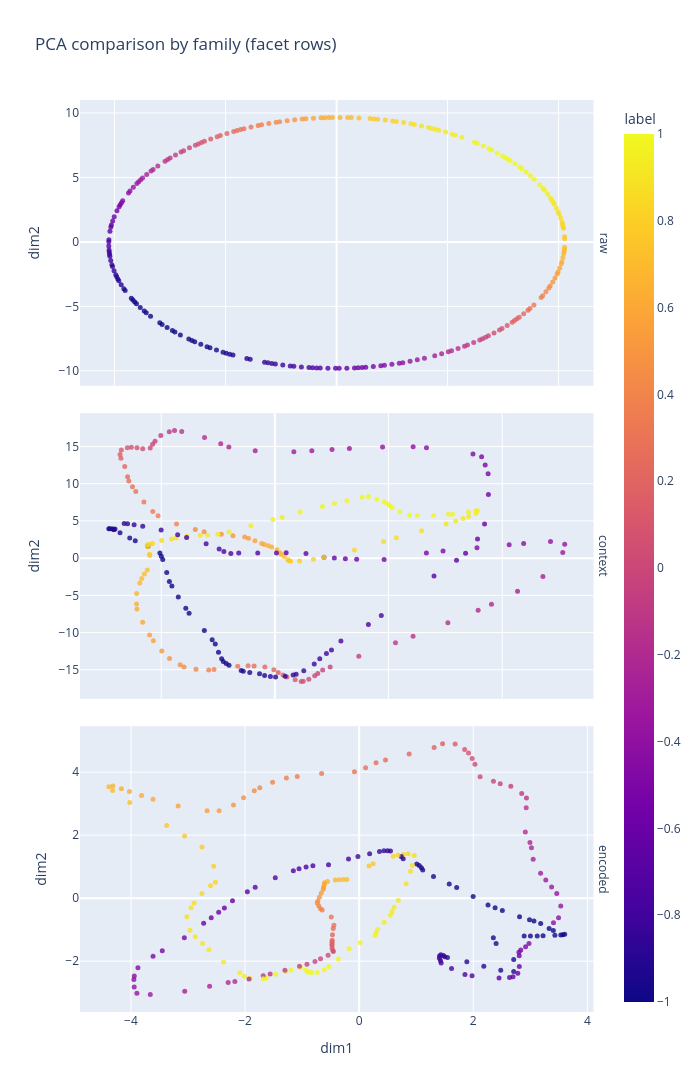
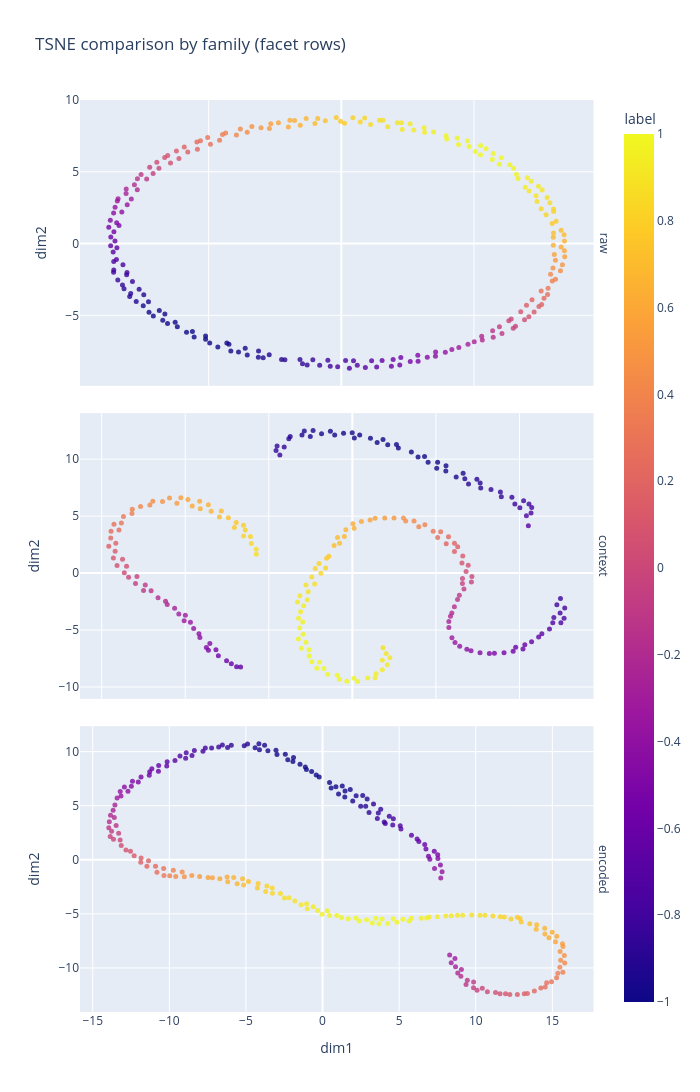

Write notebook code for charts like these, in order.
### Code cell
# Faceted comparison: raw vs context vs encoded for the same reduction method
# Produces two figures:
# 1) PCA with facet rows (raw/context/encoded)
# 2) t-SNE with facet rows (raw/context/encoded)


# Rebuild tensors if they are not already in memory

module = trainer.model if hasattr(trainer, "model") else lightning_module
module.eval()
device = module.device

all_raw, all_context, all_encoded, all_labels = [], [], [], []
with torch.no_grad():
    for x, y_batch in pdm_1_step.train_dataloader():
        x = x.permute(0, 2, 1).float().to(device)
        context, encoded = module.model(x)

        all_raw.append(x.cpu())
        all_context.append(context.cpu())
        all_encoded.append(encoded.cpu())
        all_labels.append(y_batch[:, 0, 0].cpu())

raw_all = torch.cat(all_raw, dim=0)  # [N, C_in, T]
context_all = torch.cat(all_context, dim=0)  # [N, T_enc, C]
encoded_all = torch.cat(all_encoded, dim=0)  # [N, T_enc, C]
y = torch.cat(all_labels, dim=0).numpy().astype(np.float32)

# Choose one view per family for fair visual comparison
Z_by_family = {
    "raw": raw_all.reshape(raw_all.shape[0], -1).numpy(),  # flatten_all_channels
    "context": context_all.reshape(context_all.shape[0], -1).numpy(),  # flatten_tokens
    # "encoded": encoded_all.reshape(encoded_all.shape[0], -1).numpy(),# flatten_tokens
    "encoded": encoded_all[:, 1, :]
    .reshape(encoded_all.shape[0], -1)
    .numpy(),  # flatten_tokens
}

family_order = ["raw", "context", "encoded"]


def reduce_family(Z, method="pca", random_state=0):
    if method == "pca":
        return make_pipeline(
            StandardScaler(),
            PCA(n_components=2, random_state=random_state),
        ).fit_transform(Z)
    if method == "tsne":
        n = Z.shape[0]
        perp = max(5, min(30, (n - 1) // 3))
        return TSNE(
            n_components=2,
            perplexity=perp,
            random_state=random_state,
            init="pca",
        ).fit_transform(Z)
    raise ValueError(f"Unknown method: {method}")


def build_facet_df(method):
    rows = []
    for fam in family_order:
        Z2 = reduce_family(Z_by_family[fam], method=method, random_state=0)
        df_f = pd.DataFrame(
            {
                "dim1": Z2[:, 0],
                "dim2": Z2[:, 1],
                "label": y,
                "family": fam,
            }
        )
        rows.append(df_f)
    return pd.concat(rows, ignore_index=True)


def plot_facet(dataframe, method, width=700, height=1100):
    df_plot = dataframe.copy()
    title = f"{method.upper()} comparison by family (facet rows)"
    fig = px.scatter(
        df_plot,
        x="dim1",
        y="dim2",
        color="label",
        facet_row="family",
        category_orders={"family": family_order},
        title=title,
        width=width,
        height=height,
        color_continuous_scale="Viridis",
        opacity=0.8,
    )
    fig.update_traces(marker=dict(size=5))
    fig.for_each_annotation(lambda a: a.update(text=a.text.split("=")[-1]))
    fig.update_layout(legend_title_text="label")
    fig.update_xaxes(matches=None)
    fig.update_yaxes(matches=None)
    fig.show()


# Show both methods with the same faceting layout
df_plot_pca = build_facet_df("pca")
plot_facet(df_plot_pca, "pca")
df_plot_tsne = build_facet_df("tsne")
plot_facet(df_plot_tsne, "tsne")

### Figure 1 — Plotly figure (JSON) as saved in the notebook; plotly's stock layout.template omitted (floating-point values rounded to 4 significant figures; data arrays with more than 128 entries replaced by an {"elided": "..."} marker saying what was removed)
{"data": [{"hovertemplate": "family=raw<br>dim1=%{x}<br>dim2=%{y}<br>label=%{marker.color}<extra></extra>", "legendgroup": "", "marker": {"color": {"elided": "226 float values"}, "coloraxis": "coloraxis", "opacity": 0.8, "size": 5, "symbol": "circle"}, "mode": "markers", "name": "", "orientation": "v", "showlegend": false, "type": "scatter", "x": {"elided": "226 float values"}, "xaxis": "x3", "y": {"elided": "226 float values"}, "yaxis": "y3"}, {"hovertemplate": "family=context<br>dim1=%{x}<br>dim2=%{y}<br>label=%{marker.color}<extra></extra>", "legendgroup": "", "marker": {"color": {"elided": "226 float values"}, "coloraxis": "coloraxis", "opacity": 0.8, "size": 5, "symbol": "circle"}, "mode": "markers", "name": "", "orientation": "v", "showlegend": false, "type": "scatter", "x": {"elided": "226 float values"}, "xaxis": "x2", "y": {"elided": "226 float values"}, "yaxis": "y2"}, {"hovertemplate": "family=encoded<br>dim1=%{x}<br>dim2=%{y}<br>label=%{marker.color}<extra></extra>", "legendgroup": "", "marker": {"color": {"elided": "226 float values"}, "coloraxis": "coloraxis", "opacity": 0.8, "size": 5, "symbol": "circle"}, "mode": "markers", "name": "", "orientation": "v", "showlegend": false, "type": "scatter", "x": {"elided": "226 float values"}, "xaxis": "x", "y": {"elided": "226 float values"}, "yaxis": "y"}], "layout": {"annotations": [{"font": {}, "showarrow": false, "text": "encoded", "textangle": 90, "x": 0.98, "xanchor": "left", "xref": "paper", "y": 0.1567, "yanchor": "middle", "yref": "paper"}, {"font": {}, "showarrow": false, "text": "context", "textangle": 90, "x": 0.98, "xanchor": "left", "xref": "paper", "y": 0.5, "yanchor": "middle", "yref": "paper"}, {"font": {}, "showarrow": false, "text": "raw", "textangle": 90, "x": 0.98, "xanchor": "left", "xref": "paper", "y": 0.8433, "yanchor": "middle", "yref": "paper"}], "coloraxis": {"colorbar": {"title": {"text": "label"}}, "colorscale": [[0, "#0d0887"], [0.1111, "#46039f"], [0.2222, "#7201a8"], [0.3333, "#9c179e"], [0.4444, "#bd3786"], [0.5556, "#d8576b"], [0.6667, "#ed7953"], [0.7778, "#fb9f3a"], [0.8889, "#fdca26"], [1, "#f0f921"]]}, "height": 1100, "legend": {"title": {"text": "label"}, "tracegroupgap": 0}, "title": {"text": "PCA comparison by family (facet rows)"}, "width": 700, "xaxis": {"anchor": "y", "domain": [0, 0.98], "title": {"text": "dim1"}}, "xaxis2": {"anchor": "y2", "domain": [0, 0.98], "showticklabels": false}, "xaxis3": {"anchor": "y3", "domain": [0, 0.98], "showticklabels": false}, "yaxis": {"anchor": "x", "domain": [0, 0.3133], "title": {"text": "dim2"}}, "yaxis2": {"anchor": "x2", "domain": [0.3433, 0.6567], "title": {"text": "dim2"}}, "yaxis3": {"anchor": "x3", "domain": [0.6867, 1.0], "title": {"text": "dim2"}}}}

### Figure 2 — Plotly figure (JSON) as saved in the notebook; plotly's stock layout.template omitted (floating-point values rounded to 4 significant figures; data arrays with more than 128 entries replaced by an {"elided": "..."} marker saying what was removed)
{"data": [{"hovertemplate": "family=raw<br>dim1=%{x}<br>dim2=%{y}<br>label=%{marker.color}<extra></extra>", "legendgroup": "", "marker": {"color": {"elided": "226 float values"}, "coloraxis": "coloraxis", "opacity": 0.8, "size": 5, "symbol": "circle"}, "mode": "markers", "name": "", "orientation": "v", "showlegend": false, "type": "scatter", "x": {"elided": "226 float values"}, "xaxis": "x3", "y": {"elided": "226 float values"}, "yaxis": "y3"}, {"hovertemplate": "family=context<br>dim1=%{x}<br>dim2=%{y}<br>label=%{marker.color}<extra></extra>", "legendgroup": "", "marker": {"color": {"elided": "226 float values"}, "coloraxis": "coloraxis", "opacity": 0.8, "size": 5, "symbol": "circle"}, "mode": "markers", "name": "", "orientation": "v", "showlegend": false, "type": "scatter", "x": {"elided": "226 float values"}, "xaxis": "x2", "y": {"elided": "226 float values"}, "yaxis": "y2"}, {"hovertemplate": "family=encoded<br>dim1=%{x}<br>dim2=%{y}<br>label=%{marker.color}<extra></extra>", "legendgroup": "", "marker": {"color": {"elided": "226 float values"}, "coloraxis": "coloraxis", "opacity": 0.8, "size": 5, "symbol": "circle"}, "mode": "markers", "name": "", "orientation": "v", "showlegend": false, "type": "scatter", "x": {"elided": "226 float values"}, "xaxis": "x", "y": {"elided": "226 float values"}, "yaxis": "y"}], "layout": {"annotations": [{"font": {}, "showarrow": false, "text": "encoded", "textangle": 90, "x": 0.98, "xanchor": "left", "xref": "paper", "y": 0.1567, "yanchor": "middle", "yref": "paper"}, {"font": {}, "showarrow": false, "text": "context", "textangle": 90, "x": 0.98, "xanchor": "left", "xref": "paper", "y": 0.5, "yanchor": "middle", "yref": "paper"}, {"font": {}, "showarrow": false, "text": "raw", "textangle": 90, "x": 0.98, "xanchor": "left", "xref": "paper", "y": 0.8433, "yanchor": "middle", "yref": "paper"}], "coloraxis": {"colorbar": {"title": {"text": "label"}}, "colorscale": [[0, "#0d0887"], [0.1111, "#46039f"], [0.2222, "#7201a8"], [0.3333, "#9c179e"], [0.4444, "#bd3786"], [0.5556, "#d8576b"], [0.6667, "#ed7953"], [0.7778, "#fb9f3a"], [0.8889, "#fdca26"], [1, "#f0f921"]]}, "height": 1100, "legend": {"title": {"text": "label"}, "tracegroupgap": 0}, "title": {"text": "TSNE comparison by family (facet rows)"}, "width": 700, "xaxis": {"anchor": "y", "domain": [0, 0.98], "title": {"text": "dim1"}}, "xaxis2": {"anchor": "y2", "domain": [0, 0.98], "showticklabels": false}, "xaxis3": {"anchor": "y3", "domain": [0, 0.98], "showticklabels": false}, "yaxis": {"anchor": "x", "domain": [0, 0.3133], "title": {"text": "dim2"}}, "yaxis2": {"anchor": "x2", "domain": [0.3433, 0.6567], "title": {"text": "dim2"}}, "yaxis3": {"anchor": "x3", "domain": [0.6867, 1.0], "title": {"text": "dim2"}}}}
